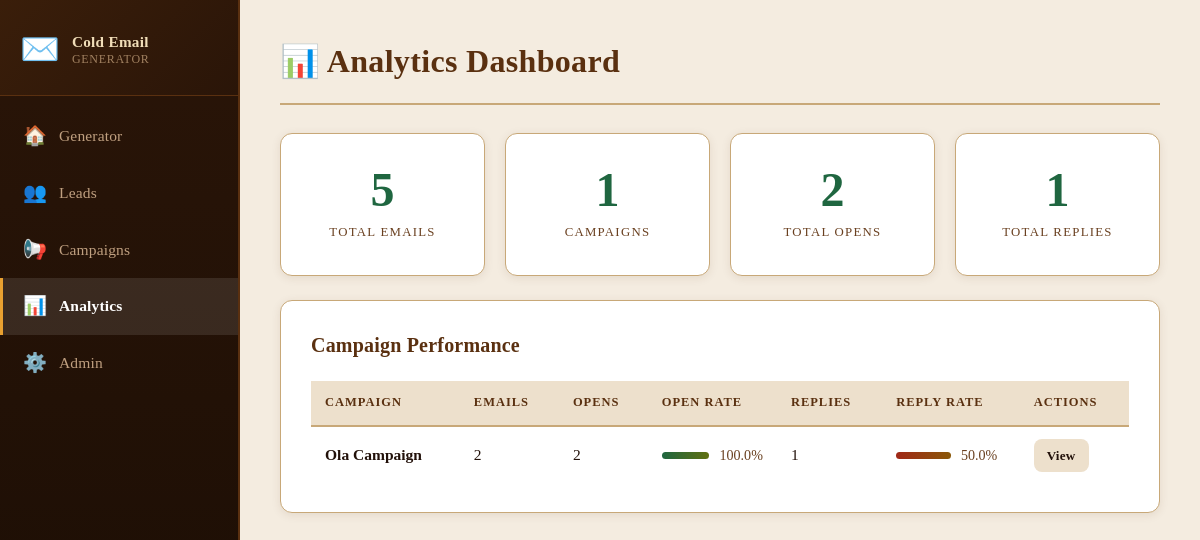
The app's page /analytics with its own data.
### tables this page shows
CREATE TABLE campaigns (
            id            INTEGER PRIMARY KEY AUTOINCREMENT,
            name          TEXT NOT NULL,
            product       TEXT NOT NULL,
            template_type TEXT DEFAULT "short_pitch",
            tone          TEXT DEFAULT "friendly",
            sender        TEXT DEFAULT "",
            created_at    DATETIME DEFAULT CURRENT_TIMESTAMP
        , pain_point TEXT DEFAULT "");

### app.py (the view)
@app.route('/analytics')
def analytics():
    db = get_db()
    campaigns = db.execute('SELECT * FROM campaigns ORDER BY id DESC').fetchall()
    stats = []
    for c in campaigns:
        s = get_campaign_analytics(c['id'])
        s['name'] = c['name']
        s['id'] = c['id']
        stats.append(s)
    total_emails = db.execute('SELECT COUNT(*) FROM emails').fetchone()[0]
    return render_template('analytics.html', campaigns=stats, total_emails=total_emails)

### models/db.py (called while the page is built)
def get_db():
    if 'db' not in g:
        g.db = sqlite3.connect(
            config.DATABASE_PATH,
            detect_types=sqlite3.PARSE_DECLTYPES
        )
        g.db.row_factory = sqlite3.Row
        g.db.execute('PRAGMA journal_mode=WAL')
        g.db.execute('PRAGMA foreign_keys=ON')
    return g.db

### services/analytics.py (called while the page is built)
def get_campaign_analytics(campaign_id: int) -> dict:
    db = sqlite3.connect(config.DATABASE_PATH)
    db.row_factory = sqlite3.Row
    row = db.execute(
        '''SELECT
            COUNT(*) as total,
            SUM(opened) as opens,
            SUM(replied) as replies
           FROM emails
           WHERE campaign_id = ?''',
        (campaign_id,)
    ).fetchone()
    db.close()
    total = row['total'] or 0
    opens = row['opens'] or 0
    replies = row['replies'] or 0
    open_rate = round((opens / total * 100), 1) if total > 0 else 0
    reply_rate = round((replies / total * 100), 1) if total > 0 else 0
    return {
        'total': total,
        'opens': opens,
        'replies': replies,
        'open_rate': open_rate,
        'reply_rate': reply_rate,
    }

### templates/analytics.html (shortened to what this page needs)
{% extends "base.html" %}
{% block page_title %}📊 Analytics Dashboard{% endblock %}
{% block content %}
<div class="stats-grid">
  <div class="stat-card card">
    <div class="stat-number">{{ total_emails }}</div>
    <div class="stat-label">Total Emails</div>
  </div>
  <div class="stat-card card">
    <div class="stat-number">{{ campaigns|length }}</div>
    <div class="stat-label">Campaigns</div>
  </div>
  <div class="stat-card card">
    {% set total_opens = campaigns|sum(attribute='opens') %}
    <div class="stat-number">{{ total_opens }}</div>
    <div class="stat-label">Total Opens</div>
  </div>
  <div class="stat-card card">
    {% set total_replies = campaigns|sum(attribute='replies') %}
    <div class="stat-number">{{ total_replies }}</div>
    <div class="stat-label">Total Replies</div>
  </div>
</div>
{% if campaigns %}
<div class="card mt-4">
  <h2 class="card-title">Campaign Performance</h2>
  <div class="table-wrap">
    <table class="data-table">
      <thead>
        <tr>
          <th>Campaign</th>
          <th>Emails</th>
          <th>Opens</th>
          <th>Open Rate</th>
          <th>Replies</th>
          <th>Reply Rate</th>
          <th>Actions</th>
        </tr>
      </thead>
      <tbody>
        {% for c in campaigns %}
        <tr>
          <td><strong>{{ c.name }}</strong></td>
          <td>{{ c.total }}</td>
          <td>{{ c.opens }}</td>
          <td>
            <div class="progress-bar-wrap">
              <div class="progress-bar" style="width: {{ c.open_rate }}%"></div>
              <span>{{ c.open_rate }}%</span>
            </div>
          </td>
          <td>{{ c.replies }}</td>
          <td>
            <div class="progress-bar-wrap">
              <div class="progress-bar progress-bar-reply" style="width: {{ c.reply_rate }}%"></div>
              <span>{{ c.reply_rate }}%</span>
            </div>
          </td>
          <td>
            <a href="/campaigns/{{ c.id }}/emails" class="btn btn-xs">View</a>
          </td>
        </tr>
        {% endfor %}
      </tbody>
    </table>
  </div>
</div>
{% else %}
<div class="card mt-4 empty-state">
  <p>No campaigns found. Create and run a campaign to see analytics.</p>
</div>
{% endif %}
{% endblock %}

### static/style.css (style rules this page uses)
*, *::before, *::after { box-sizing: border-box; margin: 0; padding: 0; }
:root { --bg: #f4ece0; --surface: #ffffff; --surface2: #faf4ec; --surface3: #ede0cc; --border: #c8a878; --border-lt: #dfc090; --green: #1f6640; --green-hover: #165030; --green-lt: #278050; --red: #a02818; --red-lt: #c8341e; --amber: #8a5808; --amber-lt: #b07010; --lemon: #607010; --lemon-lt: #788c18; --brown: #5a3010; --brown-lt: #7a4818; --primary: var(--green); --primary-hover: var(--green-hover); --accent: var(--red); --success-bg: #e8f5ee; --success-bd: #3a9a60; --success-tx: #1a5c38; --error-bg: #fdecea; --error-bd: #c83428; --error-tx: #8a1c14; --info-bg: #eaf4f0; --info-bd: #4a9a70; --info-tx: #1e5c40; --warn-bg: #fdf4e0; --warn-bd: #c09020; --warn-tx: #7a5808; --text: #22110a; --text-muted: #6a4020; --text-dim: #9a7040; --radius: 12px; --sidebar-w: 240px; }
html { font-size: 16px; }
body { font-family: 'Georgia', 'Times New Roman', serif; background: var(--bg); color: var(--text); display: flex; min-height: 100vh; line-height: 1.6; }
.card { background: var(--surface); border: 1px solid var(--border); border-radius: var(--radius); padding: 28px 30px; box-shadow: 0 2px 10px rgba(90,48,16,0.10); }
.card-title { font-size: 1.25rem; font-weight: 700; font-family: 'Georgia', serif; color: var(--brown); margin-bottom: 20px; letter-spacing: 0.01em; }
.mt-4 { margin-top: 24px; }
::placeholder { color: var(--text-dim); opacity: 1; }
.btn { display: inline-flex; align-items: center; gap: 7px; padding: 11px 22px; border-radius: 8px; border: 1px solid transparent; cursor: pointer; font-size: 0.95rem; font-weight: 700; font-family: 'Georgia', serif; text-decoration: none; letter-spacing: 0.02em; transition: all 0.18s; background: var(--surface3); color: var(--text); }
.btn-xs { padding: 5px 12px; font-size: 0.82rem; }
.table-wrap { overflow-x: auto; }
.data-table { width: 100%; border-collapse: collapse; font-size: 0.97rem; }
.data-table th { text-align: left; padding: 12px 14px; background: var(--surface3); color: var(--brown); font-size: 0.78rem; text-transform: uppercase; letter-spacing: 0.08em; font-family: 'Georgia', serif; font-weight: 700; border-bottom: 2px solid var(--border); }
.data-table td { padding: 12px 14px; border-bottom: 1px solid var(--border-lt); vertical-align: middle; font-size: 0.97rem; color: var(--text); }
.data-table tr:last-child td { border-bottom: none; }
.stats-grid { display: grid; grid-template-columns: repeat(4, 1fr); gap: 20px; margin-bottom: 24px; }
.stat-card { text-align: center; padding: 32px 16px; }
.stat-number { font-size: 3rem; font-weight: 700; font-family: 'Georgia', serif; color: var(--green); line-height: 1; margin-bottom: 8px; }
.stat-label { font-size: 0.8rem; color: var(--text-muted); text-transform: uppercase; letter-spacing: 0.1em; font-family: 'Georgia', serif; }
.progress-bar-wrap { display: flex; align-items: center; gap: 10px; }
.progress-bar { height: 7px; background: linear-gradient(90deg, var(--green), var(--lemon)); border-radius: 10px; min-width: 4px; max-width: 90px; transition: width 0.4s; }
.progress-bar-reply { background: linear-gradient(90deg, var(--red), var(--amber)); }
.progress-bar-wrap span { font-size: 0.88rem; color: var(--text-muted); white-space: nowrap; }

### records on screen
campaigns: name "Ola Campaign", total "2", opens "2", open_rate "100.0", replies "1", reply_rate "50.0"

### other values on screen
{{ total_emails }} "5"
{{ campaigns|length }} "1"
{{ total_opens }} "2"
{{ total_replies }} "1"
